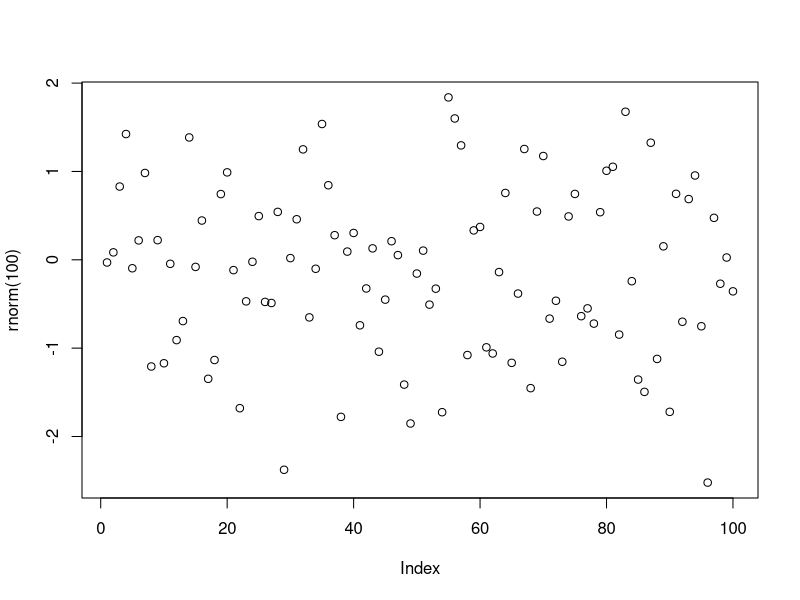

Source code (R): (Note: this script raises an error after producing the figure.)
## ---- chunk 1
  knitr::opts_chunk$set(echo = TRUE)
## ---- chunk 2
# some analysis
sorted_table <- mtcars[order(mtcars$mpg),]
## ---- chunk 3
  plot(rnorm(100))
## ---- chunk 4
kable(sorted_table, caption="This is a summary table.")
## ---- chunk 5
cat('\\pagebreak')
## ---- chunk 6
kable(summary_table, caption="This is a summary table.")
